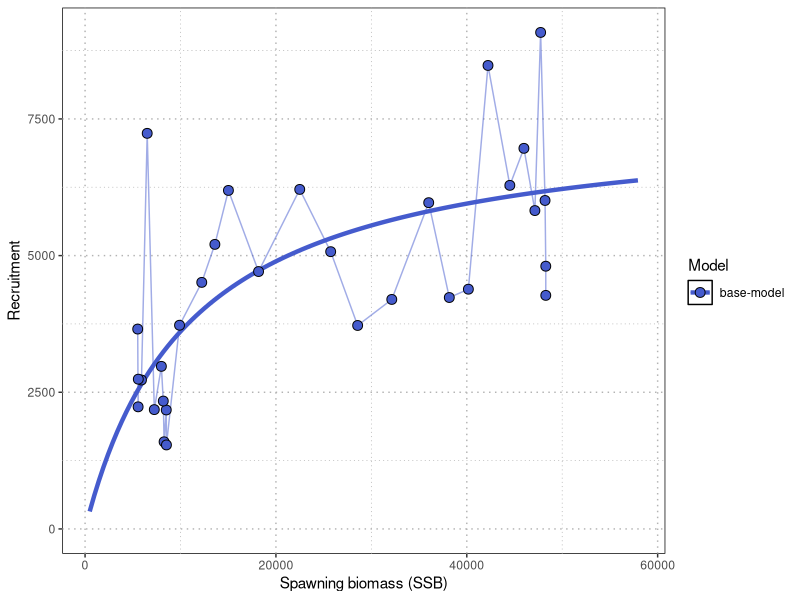

Recreate this plot in R.
## ---- chunk 1
#| eval: true
#| echo: false
#| label: fig-srr
#| fig-cap: "City and highway mileage for 38 popular models of cars."

library(data.table)
library(magrittr)
library(ggplot2)
library(viridis)

input_models = "base-model"

input = list(srr_show_est = "TRUE",srr_est_type = "Both")

# input$natM_plot_type = "Path"

    expected_srr_dt = fread(file="../shiny/shiny-data/expected_srr.csv") %>%
                      .[model_name %in% input_models]
    est_recruit_dt = fread(file="../shiny/shiny-data/est_recruit.csv") %>%
                      .[model_name %in% input_models]

    p = expected_srr_dt %>%
      ggplot() +
			ylim(0,NA) +
			xlab("Spawning biomass (SSB)") +
            ylab("Recruitment") +
            geom_path(aes(x=ssb,y=rec_actual,group=model_name,color=model_name),linewidth=1.5)

      if(input$srr_show_est == "TRUE")
      {
        if(input$srr_est_type == "Path"){
            p = p + geom_line(data=est_recruit_dt,aes(x=ssb,y=rec_estimated,group=model_name,color=model_name),alpha=0.5)
        } else if(input$srr_est_type == "Points"){
            p = p + geom_point(data=est_recruit_dt,aes(x=ssb,y=rec_estimated,group=model_name,fill=model_name),shape=21,cex=3)
        } else {
            p = p + geom_line(data=est_recruit_dt,aes(x=ssb,y=rec_estimated,group=model_name,color=model_name),alpha=0.5)
            p = p + geom_point(data=est_recruit_dt,aes(x=ssb,y=rec_estimated,group=model_name,fill=model_name),shape=21,cex=3)
        }
      }
	  
    
      p = p + viridis::scale_color_viridis("Model",begin = 0.1,end = 0.8,direction = 1,option = "H",discrete=TRUE) +
			viridis::scale_fill_viridis("Model",begin = 0.1,end = 0.8,direction = 1,option = "H",discrete=TRUE) +
			theme(panel.background = element_rect(fill = "white", color = "black", linetype = "solid"),
							panel.grid.major = element_line(color = 'gray70',linetype = "dotted"), 
							panel.grid.minor = element_line(color = 'gray70',linetype = "dotted"),
							strip.background =element_rect(fill="white"),
							legend.key = element_rect(fill = "white"))
     p
